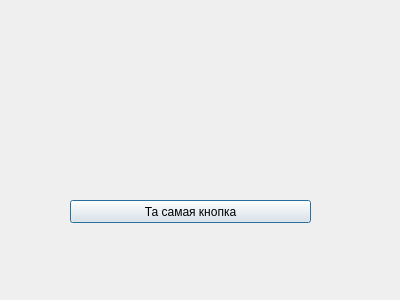
<?xml version="1.0" encoding="UTF-8"?>
<ui version="4.0">
 <class>Dialog</class>
 <widget class="QDialog" name="Dialog">
  <property name="geometry">
   <rect>
    <x>0</x>
    <y>0</y>
    <width>400</width>
    <height>300</height>
   </rect>
  </property>
  <property name="windowTitle">
   <string>Dialog</string>
  </property>
  <widget class="QPushButton" name="btn">
   <property name="geometry">
    <rect>
     <x>70</x>
     <y>200</y>
     <width>241</width>
     <height>23</height>
    </rect>
   </property>
   <property name="text">
    <string>Та самая кнопка</string>
   </property>
  </widget>
 </widget>
 <resources/>
 <connections/>
</ui>
